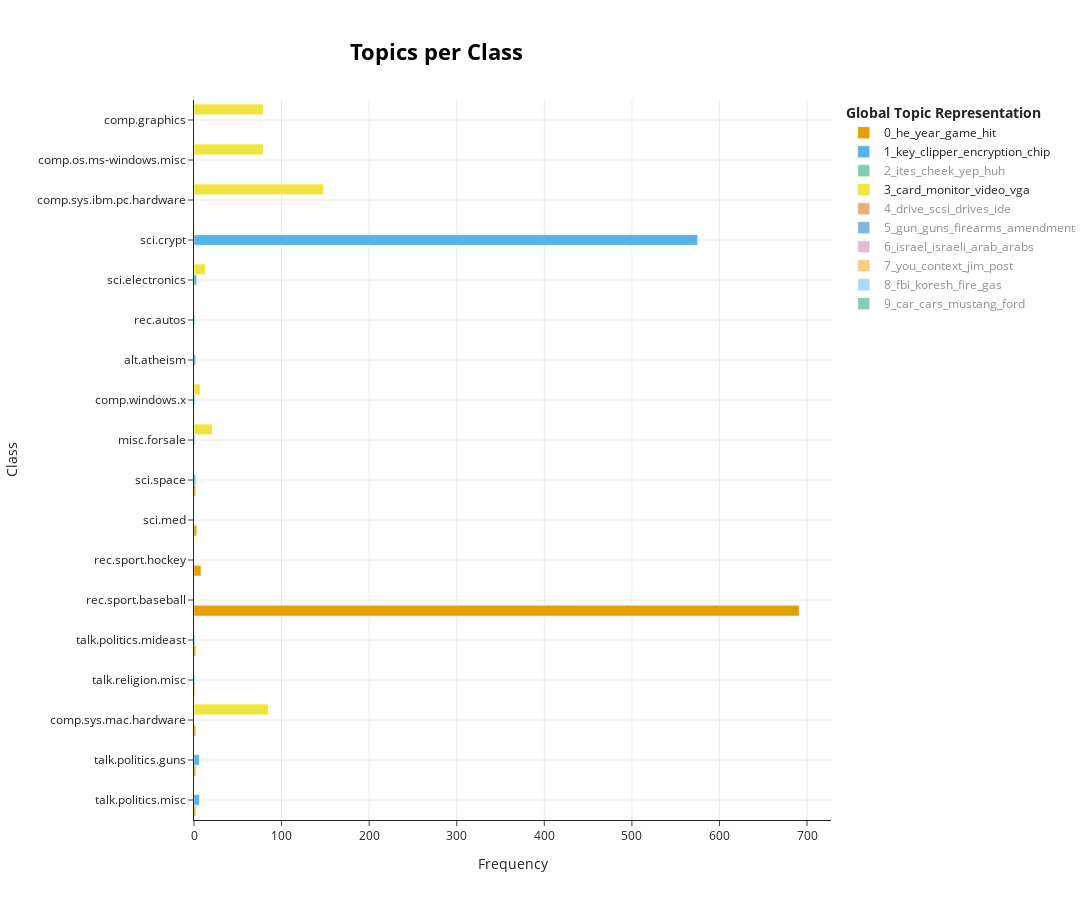

This figure's notebook cell:
### Code cell
topics_per_class = topic_model.topics_per_class(docs, classes=classes)
fig_unsupervised = topic_model.visualize_topics_per_class(topics_per_class, top_n_topics=10)
fig_unsupervised

### Figure 1 — Plotly figure (JSON) as saved in the notebook; plotly's stock layout.template omitted (floating-point values rounded to 4 significant figures)
{"data": [{"hoverinfo": "text", "hovertext": ["<b>Topic 0</b><br>Words: sf, fans, versa, number, libertarians", "<b>Topic 0</b><br>Words: hungry, polar, drew, mad, nearby", "<b>Topic 0</b><br>Words: stalnaker, pureesageccjcs, oooo, jcssageccpurdueedu, ernest", "<b>Topic 0</b><br>Words: hoffer, mentions, fanatic, noone, anymore", "<b>Topic 0</b><br>Words: prisoners, sections, stones, pitchers, recruiter", "<b>Topic 0</b><br>Words: he, year, game, hit, baseball", "<b>Topic 0</b><br>Words: mlb, expos, defect, veterans, linares", "<b>Topic 0</b><br>Words: dominant, dominance, eye, cross, study", "<b>Topic 0</b><br>Words: askin, costigan, commision, conrad, refs"], "marker": {"color": "#E69F00"}, "name": "0_he_year_game_hit", "orientation": "h", "type": "bar", "visible": true, "x": [2, 2, 2, 1, 2, 691, 8, 3, 2], "y": ["talk.politics.misc", "talk.politics.guns", "comp.sys.mac.hardware", "talk.religion.misc", "talk.politics.mideast", "rec.sport.baseball", "rec.sport.hockey", "sci.med", "sci.space"]}, {"hoverinfo": "text", "hovertext": ["<b>Topic 1</b><br>Words: initiative, wiretapping, ho, urge, wellknown", "<b>Topic 1</b><br>Words: irs, rewards, info, secure, npr", "<b>Topic 1</b><br>Words: typos, hooks, greetings, al, clipper", "<b>Topic 1</b><br>Words: alas, brian, stop, using, too", "<b>Topic 1</b><br>Words: mathew, keys, impropriety, offender, government", "<b>Topic 1</b><br>Words: lloking, lterature, prizms, lsi, geos", "<b>Topic 1</b><br>Words: kgbatf, cote, right, defending, followers", "<b>Topic 1</b><br>Words: phonecard, namejoe, cardphone, address123, cityanytown", "<b>Topic 1</b><br>Words: monitoring, balkanmideast, peacenet, igcs, encyrption", "<b>Topic 1</b><br>Words: key, clipper, encryption, chip, keys", "<b>Topic 1</b><br>Words: publish, karamankars, moeny, conically, intelliegence"], "marker": {"color": "#56B4E9"}, "name": "1_key_clipper_encryption_chip", "orientation": "h", "type": "bar", "visible": true, "x": [6, 6, 1, 1, 2, 1, 1, 3, 1, 575, 2], "y": ["talk.politics.misc", "talk.politics.guns", "misc.forsale", "comp.windows.x", "alt.atheism", "rec.autos", "talk.religion.misc", "sci.electronics", "talk.politics.mideast", "sci.crypt", "sci.space"]}, {"hoverinfo": "text", "hovertext": ["<b>Topic 2</b><br>Words: ites, cheek, yep, huh, ken", "<b>Topic 2</b><br>Words: ites, cheek, yep, huh, ken", "<b>Topic 2</b><br>Words: ites, cheek, yep, huh, ken", "<b>Topic 2</b><br>Words: ites, cheek, yep, huh, ken", "<b>Topic 2</b><br>Words: ken, ites, cheek, yep, huh", "<b>Topic 2</b><br>Words: ites, cheek, yep, huh, ken", "<b>Topic 2</b><br>Words: ites, cheek, yep, huh, ken", "<b>Topic 2</b><br>Words: ites, cheek, yep, huh, ken", "<b>Topic 2</b><br>Words: ites, cheek, yep, huh, ken", "<b>Topic 2</b><br>Words: art, each, ites, cheek, yep", "<b>Topic 2</b><br>Words: yep, huh, forget, lets, ites", "<b>Topic 2</b><br>Words: ites, cheek, yep, huh, ken", "<b>Topic 2</b><br>Words: ites, cheek, yep, huh, ken", "<b>Topic 2</b><br>Words: ites, cheek, yep, huh, ken", "<b>Topic 2</b><br>Words: ites, cheek, yep, huh, ken", "<b>Topic 2</b><br>Words: ites, cheek, yep, huh, ken", "<b>Topic 2</b><br>Words: why, ites, cheek, yep, huh", "<b>Topic 2</b><br>Words: ites, cheek, yep, huh, ken", "<b>Topic 2</b><br>Words: ites, cheek, yep, huh, ken", "<b>Topic 2</b><br>Words: ites, cheek, yep, huh, ken"], "marker": {"color": "#009E73"}, "name": "2_ites_cheek_yep_huh", "orientation": "h", "type": "bar", "visible": "legendonly", "x": [22, 19, 18, 24, 17, 6, 20, 55, 38, 36, 30, 23, 26, 21, 18, 29, 38, 24, 30, 32], "y": ["soc.religion.christian", "talk.politics.misc", "comp.sys.ibm.pc.hardware", "talk.politics.guns", "misc.forsale", "comp.windows.x", "alt.atheism", "rec.autos", "comp.os.ms-windows.misc", "comp.sys.mac.hardware", "rec.motorcycles", "talk.religion.misc", "sci.electronics", "talk.politics.mideast", "comp.graphics", "sci.crypt", "rec.sport.baseball", "rec.sport.hockey", "sci.med", "sci.space"]}, {"hoverinfo": "text", "hovertext": ["<b>Topic 3</b><br>Words: card, monitor, video, drivers, vga", "<b>Topic 3</b><br>Words: monitor, card, video, vga, autocad", "<b>Topic 3</b><br>Words: monitor, xfree86, monitors, cgtwo0, card", "<b>Topic 3</b><br>Words: card, drivers, driver, video, ati", "<b>Topic 3</b><br>Words: monitor, video, vga, card, monitors", "<b>Topic 3</b><br>Words: sync, monitor, monitors, card, video", "<b>Topic 3</b><br>Words: card, vesa, video, mode, vga", "<b>Topic 3</b><br>Words: emr, gibberish, shouldnt, monitor, difficult"], "marker": {"color": "#F0E442"}, "name": "3_card_monitor_video_vga", "orientation": "h", "type": "bar", "visible": true, "x": [148, 21, 7, 79, 85, 13, 79, 1], "y": ["comp.sys.ibm.pc.hardware", "misc.forsale", "comp.windows.x", "comp.os.ms-windows.misc", "comp.sys.mac.hardware", "sci.electronics", "comp.graphics", "sci.crypt"]}, {"hoverinfo": "text", "hovertext": ["<b>Topic 4</b><br>Words: drive, scsi, drives, ide, controller", "<b>Topic 4</b><br>Words: drive, scsi, disk, drives, controller", "<b>Topic 4</b><br>Words: eisa, drive, isa, bus, scsi", "<b>Topic 4</b><br>Words: drive, scsi, drives, disk, mac", "<b>Topic 4</b><br>Words: drive, smd, scsi, adapter, drives", "<b>Topic 4</b><br>Words: accessbus, protocol, i2c, devices, bus", "<b>Topic 4</b><br>Words: 360k, disks, flipside, side, freebie"], "marker": {"color": "#D55E00"}, "name": "4_drive_scsi_drives_ide", "orientation": "h", "type": "bar", "visible": "legendonly", "x": [233, 39, 19, 128, 8, 2, 1], "y": ["comp.sys.ibm.pc.hardware", "misc.forsale", "comp.os.ms-windows.misc", "comp.sys.mac.hardware", "sci.electronics", "comp.graphics", "sci.crypt"]}, {"hoverinfo": "text", "hovertext": ["<b>Topic 5</b><br>Words: vests, bulletproof, promote, usage, safe", "<b>Topic 5</b><br>Words: government, constitution, gun, consensus, federalism", "<b>Topic 5</b><br>Words: gun, guns, firearms, militia, amendment", "<b>Topic 5</b><br>Words: iroquois, albany, founding, union, grinde", "<b>Topic 5</b><br>Words: glove, gun, carrying, taunting, car", "<b>Topic 5</b><br>Words: gun, cops, zuki, judgejurys, adventurism", "<b>Topic 5</b><br>Words: guns, 357, firearms, gun, commie", "<b>Topic 5</b><br>Words: nanaimo, columbia, tom, british, 5x9", "<b>Topic 5</b><br>Words: benson, amendment, nay, threatens, talkpoliticsguns", "<b>Topic 5</b><br>Words: amendment, arms, bear, militia, right", "<b>Topic 5</b><br>Words: basebrawl, issue, mad, describing, violence", "<b>Topic 5</b><br>Words: gonorrhea, influenza, cdc, increased, surveillance", "<b>Topic 5</b><br>Words: poundals, flinking, jock, exnavy, slugs"], "marker": {"color": "#0072B2"}, "name": "5_gun_guns_firearms_amendment", "orientation": "h", "type": "bar", "visible": "legendonly", "x": [1, 12, 305, 1, 11, 8, 12, 1, 2, 20, 1, 1, 1], "y": ["soc.religion.christian", "talk.politics.misc", "talk.politics.guns", "alt.atheism", "rec.autos", "rec.motorcycles", "talk.religion.misc", "sci.electronics", "talk.politics.mideast", "sci.crypt", "rec.sport.baseball", "sci.med", "sci.space"]}, {"hoverinfo": "text", "hovertext": ["<b>Topic 6</b><br>Words: temple, rebuilding, israeli, jerusalem, school", "<b>Topic 6</b><br>Words: isreali, isrealis, responsible, dividians, olympics", "<b>Topic 6</b><br>Words: existsthey, philistines, tribe, ignorance, palestinians", "<b>Topic 6</b><br>Words: tyre, lebanon, sidon, israeli, cities", "<b>Topic 6</b><br>Words: israel, israeli, arab, arabs, jews"], "marker": {"color": "#CC79A7"}, "name": "6_israel_israeli_arab_arabs", "orientation": "h", "type": "bar", "visible": "legendonly", "x": [1, 1, 1, 2, 326], "y": ["soc.religion.christian", "talk.politics.misc", "alt.atheism", "talk.religion.misc", "talk.politics.mideast"]}, {"hoverinfo": "text", "hovertext": ["<b>Topic 7</b><br>Words: qualms, howell, post, someone, deluging", "<b>Topic 7</b><br>Words: ted, frank, teel, post, your", "<b>Topic 7</b><br>Words: freeman, fr, satura, shrill, post", "<b>Topic 7</b><br>Words: andy, ken, regards, steve, tell", "<b>Topic 7</b><br>Words: include, fancypseudographics, wittysaying, standarddisclaimer, salmon", "<b>Topic 7</b><br>Words: challenges, you, post, posts, maddi", "<b>Topic 7</b><br>Words: hahahahahahahahahahaha, laughed, ages, corrected, joke", "<b>Topic 7</b><br>Words: clarkuedu, wondeing, clarkies, beard, resemblance", "<b>Topic 7</b><br>Words: pseudodisclaimer, nate, confusion, supposed, sorry", "<b>Topic 7</b><br>Words: tsk, newbie, hey, disparagement, owners", "<b>Topic 7</b><br>Words: jim, context, weiss, trm, articles", "<b>Topic 7</b><br>Words: tuna, helper, spell, how, do", "<b>Topic 7</b><br>Words: you, your, human, rights, posts", "<b>Topic 7</b><br>Words: xv300, written, agree, decsribe, sexium", "<b>Topic 7</b><br>Words: sternlight, david, putz, immature, flame", "<b>Topic 7</b><br>Words: knepper, bolick, frank, postema, post", "<b>Topic 7</b><br>Words: roger, you, say, bob, alis", "<b>Topic 7</b><br>Words: meme, shy, steve, sneering, antikirlian", "<b>Topic 7</b><br>Words: fred, smiley, nick, boeing, nicks"], "marker": {"color": "#E69F00"}, "name": "7_you_context_jim_post", "orientation": "h", "type": "bar", "visible": "legendonly", "x": [6, 16, 16, 2, 2, 38, 7, 4, 1, 12, 27, 1, 28, 4, 10, 20, 18, 6, 20], "y": ["soc.religion.christian", "talk.politics.misc", "talk.politics.guns", "misc.forsale", "comp.windows.x", "alt.atheism", "rec.autos", "comp.os.ms-windows.misc", "comp.sys.mac.hardware", "rec.motorcycles", "talk.religion.misc", "sci.electronics", "talk.politics.mideast", "comp.graphics", "sci.crypt", "rec.sport.baseball", "rec.sport.hockey", "sci.med", "sci.space"]}, {"hoverinfo": "text", "hovertext": ["<b>Topic 8</b><br>Words: compound, claimed, tear, fate, prophet", "<b>Topic 8</b><br>Words: koresh, fire, fbi, children, batf", "<b>Topic 8</b><br>Words: fbi, fire, koresh, gas, compound", "<b>Topic 8</b><br>Words: koresh, wp50, sequel, finished, wordperfect50", "<b>Topic 8</b><br>Words: batf, kindling, warrant, concussion, compound", "<b>Topic 8</b><br>Words: doom, catch, kreme, inflicting, department", "<b>Topic 8</b><br>Words: koresh, fbi, fire, gas, compound", "<b>Topic 8</b><br>Words: butane, nontoxic, fire, gas, phosgene", "<b>Topic 8</b><br>Words: fbigov, incitement, bureau, investigation, murder", "<b>Topic 8</b><br>Words: caprette, lanham, agentthe, 9269, stx", "<b>Topic 8</b><br>Words: projectile, gun, chamber, barrel, gas"], "marker": {"color": "#56B4E9"}, "name": "8_fbi_koresh_fire_gas", "orientation": "h", "type": "bar", "visible": "legendonly", "x": [1, 32, 142, 7, 2, 2, 38, 4, 1, 1, 3], "y": ["soc.religion.christian", "talk.politics.misc", "talk.politics.guns", "alt.atheism", "rec.autos", "rec.motorcycles", "talk.religion.misc", "sci.electronics", "talk.politics.mideast", "sci.med", "sci.space"]}, {"hoverinfo": "text", "hovertext": ["<b>Topic 9</b><br>Words: dinette, 3931216, cobalt, milano, exsoviet", "<b>Topic 9</b><br>Words: car, cars, mustang, ford, v8", "<b>Topic 9</b><br>Words: typical, pretty, believe, those, are", "<b>Topic 9</b><br>Words: indiginous, posers, midsized, anemic, volvos", "<b>Topic 9</b><br>Words: bulgaria, vesselin, embargo, controls, plenty"], "marker": {"color": "#009E73"}, "name": "9_car_cars_mustang_ford", "orientation": "h", "type": "bar", "visible": "legendonly", "x": [2, 183, 1, 2, 1], "y": ["misc.forsale", "rec.autos", "comp.os.ms-windows.misc", "rec.motorcycles", "sci.crypt"]}], "layout": {"dragmode": "zoom", "height": 900, "hoverlabel": {"bgcolor": "white", "font": {"family": "Rockwell", "size": 16}}, "legend": {"title": {"text": "<b>Global Topic Representation"}}, "title": {"font": {"color": "Black", "size": 22}, "text": "<b>Topics per Class</b>", "x": 0.4, "xanchor": "center", "y": 0.95, "yanchor": "top"}, "width": 1250, "xaxis": {"autorange": true, "range": [0, 727.4], "showgrid": true, "title": {"text": "Frequency"}, "type": "linear"}, "yaxis": {"autorange": true, "range": [-0.5, 17.5], "showgrid": true, "title": {"text": "Class"}, "type": "category"}}}
